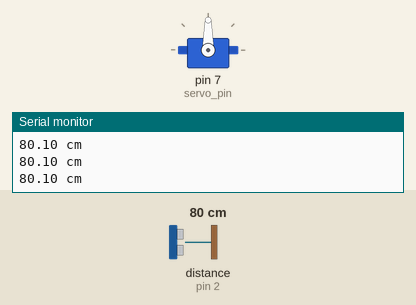
The sketch below on a simulated Arduino Uno, built with avr-gcc and run on an emulated ATmega328P. Shown: servo, the last lines printed to the serial monitor. Wiring (inferred from the names in the program): ultrasonic range finder: trigger pin 3; echo pin 2. Inputs (shaded band) come from the test bench; at power-on: distance to the obstacle (sensor on pin 2) 80 cm. The echo pulse lasts 58.3 µs per cm.

Above: at 4.2 s.
4.3 s: distance to the obstacle (sensor on pin 2) set to 12 cm
5.8 s: distance to the obstacle (sensor on pin 2) set to 9 cm
At 8.5 s:
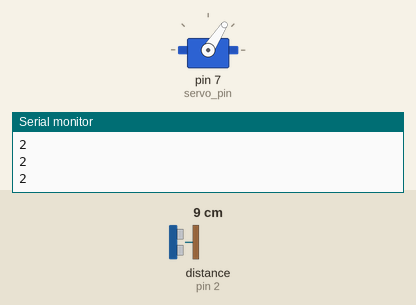
8.8 s: distance to the obstacle (sensor on pin 2) set to 18 cm
At 9.32 s:
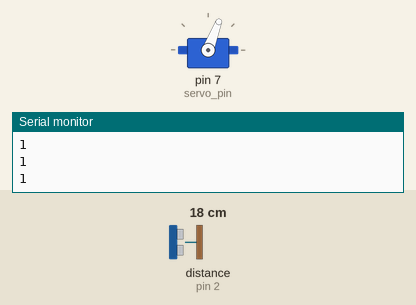
11.8 s: distance to the obstacle (sensor on pin 2) set to 2 cm
At 14.0 s:
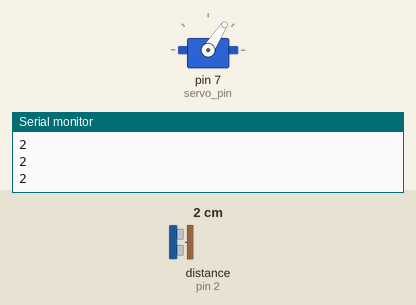
Timing chart, 0 to 15.8 s (numbered marks = the images above; inputs shaded):
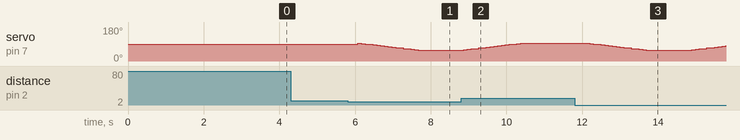

Measured:
- the behaviour switches between 11 and 10 cm on distance to the obstacle (sensor on pin 2) (found by bisection; images 0 and 1)
- after the input at 5.8 s, servo on pin 7 (servo_pin): 90° → 95° after 0.27 s, → 92° 0.10 s later, → 90° 0.10 s later, → 88° 0.10 s later, … (17 changes in this stretch)
- after the input at 8.8 s, servo on pin 7 (servo_pin): goes on until 10.4 s, then stays 95°
- after the input at 11.8 s, servo on pin 7 (servo_pin): 95° → 92° after 0.39 s, → 90° 0.10 s later, → 88° 0.10 s later, → 85° 0.10 s later, … (26 changes in this stretch)

The sketch:

servo_proximity_sensor.ino
```cpp
#include <Servo.h>
Servo myservo;
const int servo_pin = 7;
const int trig_pin = 3;
const int echo_pin = 2;
const int inter_time = 200;
int time = 0;

void setup()
{
  Serial.begin(9600);
  myservo.attach(servo_pin, 500, 2400);
  myservo.write(90);
  pinMode (trig_pin, OUTPUT);
  pinMode (echo_pin, INPUT);
  delay(3000);
}

void loop()
{
  float duration, distance;

  digitalWrite(trig_pin, HIGH);
  delayMicroseconds(1000);
  digitalWrite(trig_pin, LOW);

  duration = pulseIn (echo_pin, HIGH);
  distance = (duration/2)/29;

  Serial.print(distance);
  Serial.println(" cm");

  time = time + inter_time;

  delay(inter_time);

  if (distance < 10)
  {
    for(int i = 1500; i >= 1100; i-=25){
      myservo.writeMicroseconds(i);
      Serial.println("2");
      delay(100);
    }

    delay(1000);

    for(int i = 1100; i <= 1500; i+=25){
      myservo.writeMicroseconds(i);
      Serial.println("1");
      delay(100);
    }
  }
}
```
